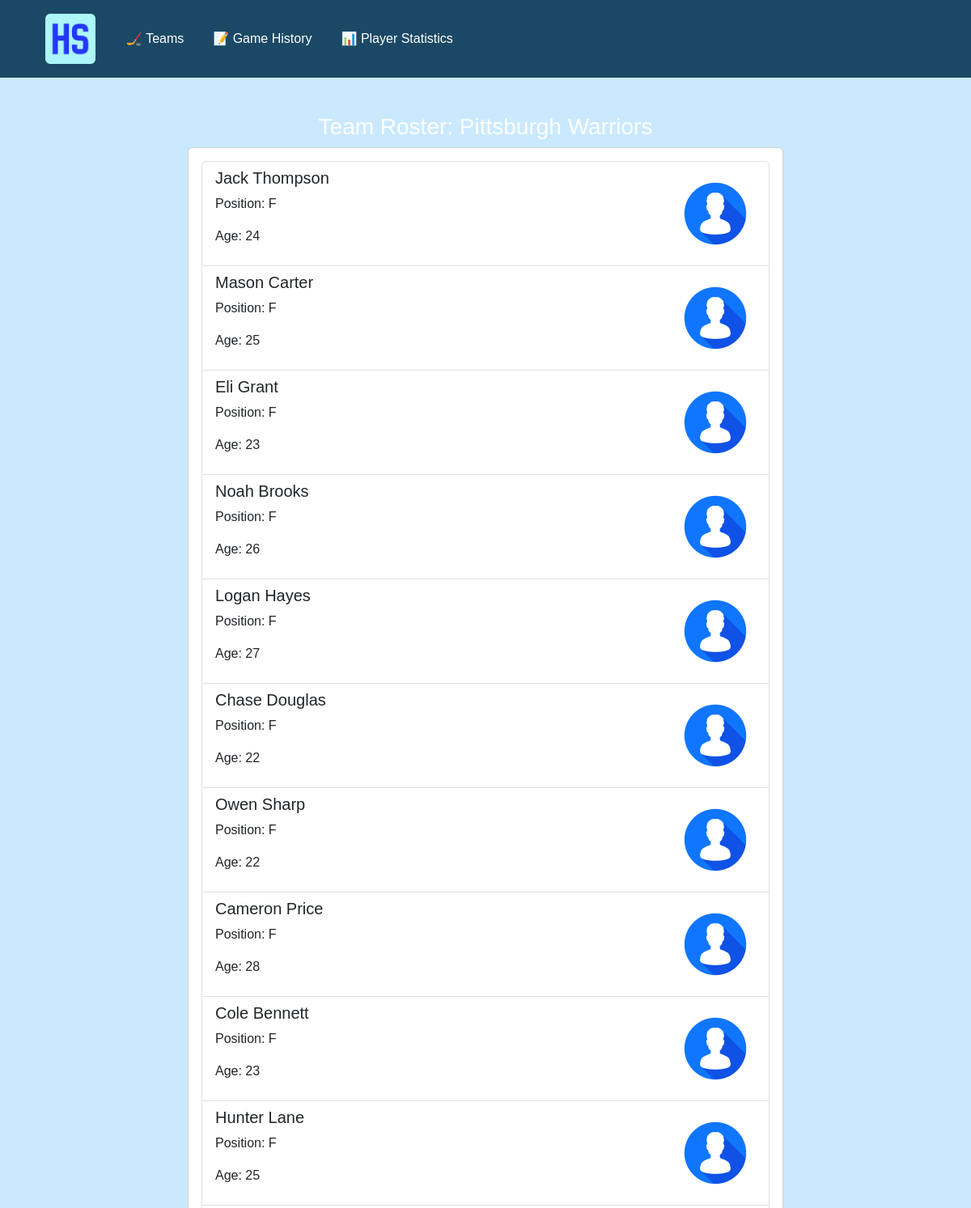
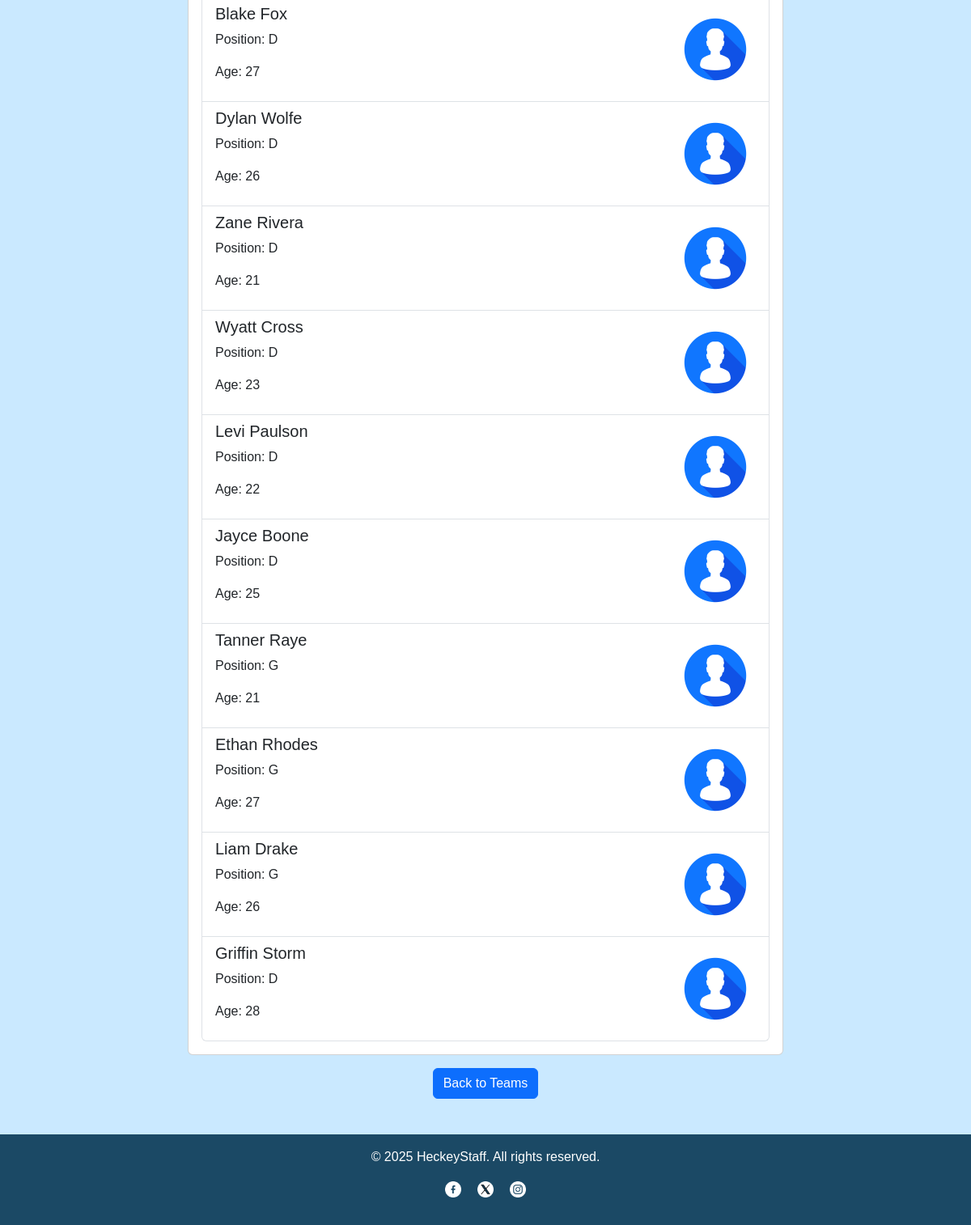
The page /roster/1 on the database its author committed (2 pictures, top to bottom).
### tables this page shows
CREATE TABLE teams (
                id INTEGER PRIMARY KEY AUTOINCREMENT,
                name TEXT NOT NULL,
                coach TEXT NOT NULL,
                division TEXT NOT NULL
            , logo TEXT);

CREATE TABLE players (
                id INTEGER PRIMARY KEY AUTOINCREMENT,
                name TEXT NOT NULL,
                position TEXT NOT NULL,
                team_id INTEGER NOT NULL,
                age INTEGER NOT NULL,
                FOREIGN KEY (team_id) REFERENCES teams (id)
            );

### app.py (the view)
@app.route("/roster/<int:team_id>")
def roster(team_id):
    db = get_db()
    cursor = db.cursor()
    cursor.execute('SELECT * FROM players WHERE team_id = ?', (team_id,))
    players = cursor.fetchall()
    cursor.execute('SELECT name FROM teams WHERE id = ?', (team_id,))
    team = cursor.fetchone()
    db.close()
    return render_template("roster.html", players=players, team=team)

### app.py (called while the page is built)
def get_db():
    db = sqlite3.connect(DATABASE)
    db.row_factory = sqlite3.Row
    return db

### templates/roster.html (shortened to what this page needs)
{% extends "base.html" %}
{% block content %}
<div class="row justify-content-center">
    <div class="col-md-8">
        <h3 class="text-center text-white">Team Roster: {{ team.name }}</h3>
        {% if players %}
            <div class="card">
                <div class="card-body">
                    <ul class="list-group">
                        {% for player in players %}
                            <li class="list-group-item d-flex justify-content-between align-items-center">
                                <div class="player-info">
                                    <h5>{{ player.name }}</h5>
                                    <p>Position: {{ player.position }}</p>
                                    <p>Age: {{ player.age }}</p>
                                </div>
                                <div class="player-status">
                                    <img src="{{ url_for('static', filename='images/profile.png') }}" alt="profile image" class="img-fluid" style="max-width: 100px; height: auto;">
                                </div>
                            </li>
                        {% endfor %}
                    </ul>
                </div>
            </div>
        {% else %}
            <div class="alert alert-info text-center" role="alert">
            <h5>No players found for this team.</h5>
            <p>Check back later or add new players to the roster.</p>
            </div>
        {% endif %}
        <div class="text-center mt-3">
            <a href="{{ url_for('index') }}" class="btn btn-primary">Back to Teams</a>
        </div>
    </div>
</div>
{% endblock %}

### templates/base.html (shortened to what this page needs)
<!DOCTYPE html>
<html lang="en">
<head>
    <link href="https://cdn.jsdelivr.net/npm/bootstrap@5.3.0/dist/css/bootstrap.min.css" rel="stylesheet">
    <link rel="stylesheet" href="{{ url_for('static', filename = 'style.css') }}">
</head>
<body>
    <div class="d-flex flex-column min-vh-100">
        <header class="sticky-top">
            <nav class="navbar navbar-expand-md navbar-dark">
                <div class="container">
                    <a class="navbar-brand" href="{{ url_for('index') }}"><img src="{{ url_for('static', filename='images/logo.png') }}" alt="Logo" class="logo p-1"></a>
                    <div class="collapse navbar-collapse" id="navbarNav">
                        <ul class="navbar-nav me-auto">
                            <li class="nav-item">
                                <a class="white nav-link" href="{{ url_for('index') }}">🏒 Teams</a>
                            </li>
                            <li class="nav-item">
                                <a class="white nav-link" href="{{ url_for('games') }}">📝 Game History</a>
                            </li>
                            <li class="nav-item">
                                <a class="white nav-link" href="{{ url_for('stats') }}">📊 Player Statistics</a>
                            </li>
                        </ul>
                    </div>
                </div>
            </nav>
        </header>
        <main class="flex-grow-1">
            <div class="container mt-4">
              {% block content %}{% endblock %}
            </div>
        </main>
        <footer class="text-white text-center py-3 mt-4">
            <div class="container">
                <p>&copy; 2025 HeckeyStaff. All rights reserved.</p>
                <p class="no_underline">
                    <a href="https://www.facebook.com/lhf.lv" target="_blank" class="text-white me-3">
                        <img src="{{ url_for('static', filename='images/fb.png') }}" alt="Facebook" style="height: 20px;">
                    </a>
                    <a href="https://x.com/lhf_lv" target="_blank" class="text-white me-3">
                        <img src="{{ url_for('static', filename='images/twitter.png') }}" alt="Twitter" style="height: 20px;">
                    </a>
                    <a href="https://www.instagram.com/latvijashokejafederacija?utm_source=ig_web_button_share_sheet&igsh=ZDNlZDc0MzIxNw==" target="_blank" class="text-white">
                        <img src="{{ url_for('static', filename='images/ig.png') }}" alt="Instagram" style="height: 20px;">
                    </a>
                </p>
            </div>
        </footer>
        <body>
</body>
</html>

### static/style.css (style rules this page uses)
body { font-family: Arial, sans-serif; background-color: #CAE9FF; color: #333; margin: 0; padding: 0; background-image: url(images/vecteezy.jpg); background-size: cover; background-attachment: fixed; background-position: center -100px; }
.white { color: white; }
.logo { height: 70px; }
nav { background-color: #1B4965; }
nav a { color: white; margin: 0 10px; text-decoration: none; }
main { padding: 20px; }
footer { background-color: #eee; text-align: center; padding: 10px; }
ul { list-style-type: none; }
ul li a { text-decoration: none; color: #333; font-weight: bold; display: block; padding: 8px; }
.no_underline a { text-decoration: none; }
footer { background-color: #1B4965; }

### rows shown on the page
teams: name "Pittsburgh Warriors"
players: name "Jack Thompson", position "F", age "24"
players: name "Mason Carter", position "F", age "25"
players: name "Eli Grant", position "F", age "23"
players: name "Noah Brooks", position "F", age "26"
players: name "Logan Hayes", position "F", age "27"
players: name "Chase Douglas", position "F", age "22"
players: name "Owen Sharp", position "F", age "22"
players: name "Cameron Price", position "F", age "28"
players: name "Cole Bennett", position "F", age "23"
players: name "Hunter Lane", position "F", age "25"
players: name "Blake Fox", position "D", age "27"
players: name "Dylan Wolfe", position "D", age "26"
players: name "Zane Rivera", position "D", age "21"
players: name "Wyatt Cross", position "D", age "23"
players: name "Levi Paulson", position "D", age "22"
players: name "Jayce Boone", position "D", age "25"
players: name "Tanner Raye", position "G", age "21"
players: name "Ethan Rhodes", position "G", age "27"
players: name "Liam Drake", position "G", age "26"
players: name "Griffin Storm", position "D", age "28"
